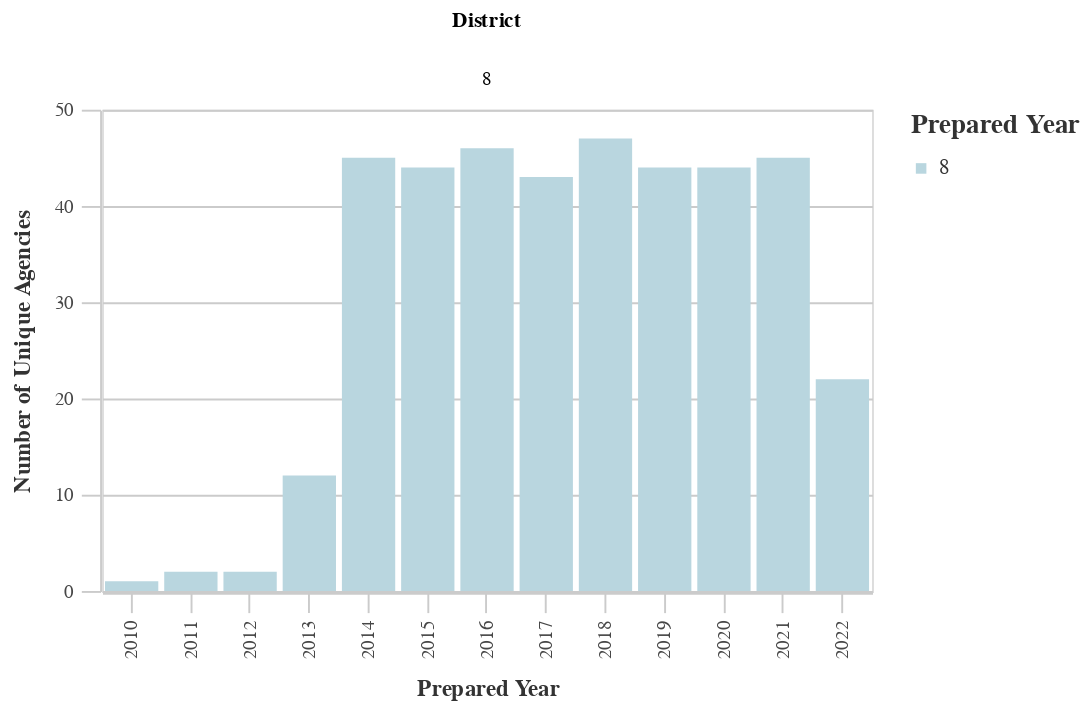

The code cell stored with this chart in its notebook:
### Code cell
# Unique Agencies by Dist
dist_years_agency = ((
        df
        >> group_by(_.prepared_y, _.dist)
        >> summarize(n=_.primary_agency_name.nunique())
        >> arrange(-_.prepared_y)
    )
        .rename(columns={'dist':'District', 'n':'Count'})
    )
chart10 = (alt.Chart(dist_years_agency).mark_bar().encode(
        column='District:N',
        x=alt.X('prepared_y:O', title='Prepared Year'),
        y=alt.Y('Count:Q', title='Number of Unique Agencies'),
        color = alt.Color("District:N", 
                              scale=alt.Scale(
                                  range=altair_utils.CALITP_SEQUENTIAL_COLORS),  
                               legend=alt.Legend(title="Prepared Year")
                              )))
                              
chart10 = styleguide.preset_chart_config(chart10)
chart10 = _dla_utils_reports.add_tooltip(chart10, 'prepared_y', 'Count')
    
display(HTML("<h4><strong>Number of Unique Agencies by District</strong></h4>"))
chart10

### Figure 1 — Vega-Lite specification as saved in the notebook (floating-point values rounded to 4 significant figures)
{"config": {"view": {"continuousWidth": 400, "continuousHeight": 300}, "axis": {"domainColor": "#cbcbcb", "grid": true, "gridColor": "#cbcbcb", "gridWidth": 1, "labelColor": "#474747", "labelFont": "Nunito Sans", "labelFontSize": 10, "labelPadding": 4, "tickColor": "#cbcbcb", "tickSize": 10, "titleColor": "#333", "titleFont": "Raleway", "titleFontSize": 12, "titlePadding": 10}, "axisBand": {"grid": false}, "background": "white", "font": "Raleway", "header": {"labelFont": "Nunito Sans", "titleFont": "Raleway"}, "legend": {"labelColor": "#333", "labelFont": "Nunito Sans", "labelFontSize": 11, "labelLimit": 0, "padding": 1, "symbolSize": 30, "symbolType": "square", "titleColor": "#333", "titleFont": "Raleway", "titleFontSize": 14, "titlePadding": 10}, "title": {"anchor": "middle", "font": "Raleway", "fontSize": 18, "fontWeight": 300, "offset": 20}}, "data": {"name": "data-4363a98c3ba13a6f61843de1cbe90cb8"}, "mark": "bar", "encoding": {"color": {"field": "District", "legend": {"title": "Prepared Year"}, "scale": {"range": ["#B9D6DF", "#8CBCCB", "#2EA8CE", "#136C97", "#0B405B"]}, "type": "nominal"}, "column": {"field": "District", "type": "nominal"}, "tooltip": [{"field": "prepared_y", "type": "quantitative"}, {"field": "Count", "type": "quantitative"}], "x": {"field": "prepared_y", "title": "Prepared Year", "type": "ordinal"}, "y": {"field": "Count", "title": "Number of Unique Agencies", "type": "quantitative"}}, "height": 250, "width": 400, "$schema": "https://vega.github.io/schema/vega-lite/v4.17.0.json", "datasets": {"data-4363a98c3ba13a6f61843de1cbe90cb8": [{"prepared_y": 2022.0, "District": 8, "Count": 22}, {"prepared_y": 2021.0, "District": 8, "Count": 45}, {"prepared_y": 2020.0, "District": 8, "Count": 44}, {"prepared_y": 2019.0, "District": 8, "Count": 44}, {"prepared_y": 2018.0, "District": 8, "Count": 47}, {"prepared_y": 2017.0, "District": 8, "Count": 43}, {"prepared_y": 2016.0, "District": 8, "Count": 46}, {"prepared_y": 2015.0, "District": 8, "Count": 44}, {"prepared_y": 2014.0, "District": 8, "Count": 45}, {"prepared_y": 2013.0, "District": 8, "Count": 12}, {"prepared_y": 2012.0, "District": 8, "Count": 2}, {"prepared_y": 2011.0, "District": 8, "Count": 2}, {"prepared_y": 2010.0, "District": 8, "Count": 1}]}}
